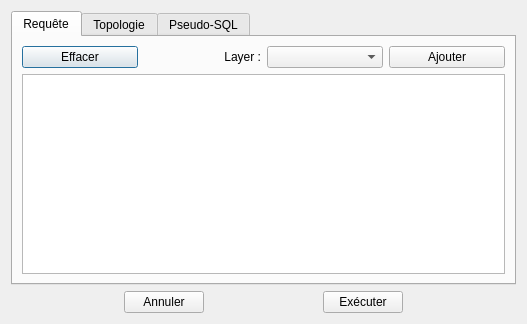
<?xml version="1.0" encoding="UTF-8"?>
<ui version="4.0">
 <class>Dialog</class>
 <widget class="QDialog" name="Dialog">
  <property name="geometry">
   <rect>
    <x>0</x>
    <y>0</y>
    <width>527</width>
    <height>324</height>
   </rect>
  </property>
  <property name="windowTitle">
   <string>Dialog</string>
  </property>
  <layout class="QGridLayout" name="gridLayout_4">
   <item row="0" column="0">
    <layout class="QGridLayout" name="gridLayout_3">
     <item row="0" column="0">
      <widget class="QTabWidget" name="tabWidget">
       <property name="currentIndex">
        <number>0</number>
       </property>
       <widget class="QWidget" name="tab">
        <attribute name="title">
         <string>Requête</string>
        </attribute>
        <layout class="QGridLayout" name="gridLayout_2">
         <item row="0" column="0">
          <widget class="QPushButton" name="pushButton_suppr_layer">
           <property name="text">
            <string>Effacer</string>
           </property>
          </widget>
         </item>
         <item row="0" column="1">
          <widget class="QLabel" name="label_3">
           <property name="text">
            <string>Layer :</string>
           </property>
           <property name="alignment">
            <set>Qt::AlignRight|Qt::AlignTrailing|Qt::AlignVCenter</set>
           </property>
          </widget>
         </item>
         <item row="0" column="2">
          <widget class="QgsMapLayerComboBox" name="mMapLayerComboBox">
           <property name="minimumSize">
            <size>
             <width>100</width>
             <height>0</height>
            </size>
           </property>
          </widget>
         </item>
         <item row="0" column="3">
          <widget class="QPushButton" name="pushButton_add_layer">
           <property name="text">
            <string>Ajouter</string>
           </property>
          </widget>
         </item>
         <item row="1" column="0" colspan="4">
          <widget class="QListWidget" name="listWidget_layer"/>
         </item>
        </layout>
       </widget>
       <widget class="QWidget" name="tab_2">
        <attribute name="title">
         <string>Topologie</string>
        </attribute>
        <widget class="QWidget" name="gridLayoutWidget">
         <property name="geometry">
          <rect>
           <x>0</x>
           <y>0</y>
           <width>451</width>
           <height>261</height>
          </rect>
         </property>
         <layout class="QGridLayout" name="gridLayout">
          <item row="0" column="1">
           <widget class="QLabel" name="label">
            <property name="text">
             <string>Ajouter une condition topologique</string>
            </property>
           </widget>
          </item>
          <item row="0" column="0">
           <widget class="QCheckBox" name="checkBox">
            <property name="text">
             <string>CheckBox</string>
            </property>
           </widget>
          </item>
          <item row="1" column="1">
           <widget class="QComboBox" name="comboBox"/>
          </item>
          <item row="1" column="0">
           <widget class="QLabel" name="label_2">
            <property name="text">
             <string>Objets de référence</string>
            </property>
           </widget>
          </item>
         </layout>
        </widget>
       </widget>
       <widget class="QWidget" name="tab_3">
        <attribute name="title">
         <string>Pseudo-SQL</string>
        </attribute>
       </widget>
      </widget>
     </item>
    </layout>
   </item>
   <item row="1" column="0">
    <layout class="QHBoxLayout" name="horizontalLayout_2">
     <item>
      <widget class="QPushButton" name="pushButton_3">
       <property name="maximumSize">
        <size>
         <width>80</width>
         <height>16777215</height>
        </size>
       </property>
       <property name="text">
        <string>Annuler</string>
       </property>
      </widget>
     </item>
     <item>
      <widget class="QPushButton" name="pushButton">
       <property name="maximumSize">
        <size>
         <width>80</width>
         <height>16777215</height>
        </size>
       </property>
       <property name="text">
        <string>Exécuter</string>
       </property>
      </widget>
     </item>
    </layout>
   </item>
  </layout>
 </widget>
 <customwidgets>
  <customwidget>
   <class>QgsMapLayerComboBox</class>
   <extends>QComboBox</extends>
   <header>qgsmaplayercombobox.h</header>
  </customwidget>
 </customwidgets>
 <resources/>
 <connections/>
</ui>
